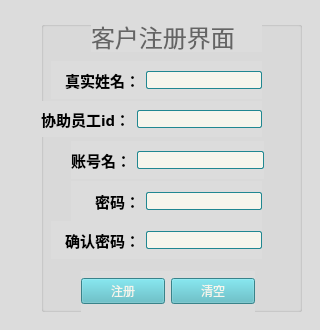
<?xml version="1.0" encoding="UTF-8"?>
<ui version="4.0">
 <class>registerPage</class>
 <widget class="QWidget" name="registerPage">
  <property name="geometry">
   <rect>
    <x>0</x>
    <y>0</y>
    <width>320</width>
    <height>330</height>
   </rect>
  </property>
  <property name="windowTitle">
   <string>Form</string>
  </property>
  <property name="styleSheet">
   <string notr="true">background-color: rgb(220, 220, 220);</string>
  </property>
  <layout class="QHBoxLayout" name="horizontalLayout">
   <item>
    <widget class="QWidget" name="widget" native="true">
     <property name="styleSheet">
      <string notr="true">/*常规状态*/
QPushButton
{
    background: #50b7c1;        /*背景颜色*/
    opacity : 255;              /*背景透明度：0-255 */
    border - radius: 5;         /*边框圆角半径，border-left，top，righ，bottom*/
    color: #f6f5ec;             /*字体颜色*/
}
/*鼠标滑过*/
QPushButton:hover
{
    background: #40a7b1;    /*背景颜色*/
    color: #f6f5ec;         /*字体颜色*/
}
/*鼠标按下*/
QPushButton:pressed
{
    background: #3097a1;    /*背景颜色*/
}
/*选中*/
QPushButton:checked
{
    background: #9acd32;    /*背景颜色*/
    color: #ffffff;             /*字体颜色*/
}
/*鼠标滑过选中状态*/
QPushButton:checked:hover
{
    background: #8abd22;    /*背景颜色*/
    color:#ffffff;          /*字体颜色*/
}
/*菜单箭头*/
QPushButton::menu-indicator
{
    image: url(:/QSS/Resources/sls_QTreeView_xiajiantou_hover.png);  /*小箭头图标*/
    /*image:none; /*无小箭头*/
    padding: 2px 2px 0px 0px;           /*内边距 上右下左*/
    subcontrol-position: right center;  /*滑块位置，left左边，center中部，right右边,top顶，center中部，bottom底*/
    subcontrol-origin: padding;         /*起始位置位于边缘 margin  border  padding  content*/
}
/*鼠标滑过菜单箭头*/
QPushButton::menu-indicator:hover
{
    image: url(:/QSS/Resources/sls_QTreeView_xiajiantou_hover.png);  /*小箭头图标*/
    padding: 2px 2px 0px 0px;           /*内边距 上右下左*/
    subcontrol-position: right center;  /*滑块位置，left左边，center中部，right右边,top顶，center中部，bottom底*/
    subcontrol-origin: padding;         /*起始位置位于边缘 margin  border  padding  content*/
}
/*菜单箭头禁用*/
QPushButton::menu-indicator:!enabled
{
    image: url(:/QSS/Resources/sls_QTreeView_xiajiantou_Disable.png);  /*小箭头图标*/
    padding: 2px 2px 0px 0px;           /*内边距 上右下左*/
    subcontrol-position: right center;  /*滑块位置，left左边，center中部，right右边,top顶，center中部，bottom底*/
    subcontrol-origin: padding;         /*起始位置位于边缘 margin  border  padding  content*/
}
/*禁用*/
QPushButton:!enabled
{
    background: #f6f5ec;        /*背景颜色*/
    border: 1px solid #c3c3c5;  /*边框宽度样式及颜色*/
    color: #c3c3c5;             /*字体颜色*/
}
/*以下为指定的控件，可删除*/
QPushButton#ButtonMin,#ButtonClose,#ButtonRestore,#ButtonMax,#ButtonSheZhi
{
    /*background: #2d2d30; /*背景颜色*/
    background: transparent;   /*透明背景*/
    border: none; /*边框宽度样式及颜色*/
    /*border: 1px solid #00a0e6; /*边框宽度样式及颜色*/
}
QPushButton#ButtonMin:hover,#ButtonClose:hover,#ButtonRestore:hover,#ButtonMax:hover,#ButtonSheZhi:hover
{
    /*border: 2px solid #00a0e6; /*边框宽度样式及颜色*/
    background: rgba(62,65,69,1); /*背景颜色及透明度*/
}
/********************************************lingEdit编辑框*********************************************************/
/*常规状态*/
QLineEdit
{
    background: #f6f5ec;        /*背景颜色*/
    border: 1px solid #208791;  /*边框宽度样式及颜色*/
    color: #130c0e;             /*字体颜色*/
    border-radius: 2;           /*倒角半径*/
}
/*获取焦点*/
QLineEdit:focus
{
    border: 1px solid #50b7c1;  /*边框宽度样式及颜色*/
    color: #130c0e;             /*字体颜色*/

}
/*鼠标滑过*/
QLineEdit:hover
{
    border: 1px solid #50b7c1;  /*边框颜色*/
}
/*只读状态*/
QLineEdit:read-only
{
    background:#d6d5cc; /*背景颜色*/
    color: #635c5e;             /*字体颜色*/
}</string>
     </property>
     <widget class="QGroupBox" name="groupBox">
      <property name="geometry">
       <rect>
        <x>30</x>
        <y>10</y>
        <width>261</width>
        <height>291</height>
       </rect>
      </property>
      <property name="styleSheet">
       <string notr="true">border-image: url();</string>
      </property>
      <property name="title">
       <string/>
      </property>
      <widget class="QLabel" name="label">
       <property name="geometry">
        <rect>
         <x>50</x>
         <y>0</y>
         <width>171</width>
         <height>31</height>
        </rect>
       </property>
       <property name="font">
        <font>
         <family>微软雅黑 Light</family>
         <pointsize>18</pointsize>
        </font>
       </property>
       <property name="styleSheet">
        <string notr="true">color: rgb(100, 100, 100);</string>
       </property>
       <property name="text">
        <string>客户注册界面</string>
       </property>
      </widget>
      <widget class="QWidget" name="widget_3" native="true">
       <property name="geometry">
        <rect>
         <x>40</x>
         <y>250</y>
         <width>174</width>
         <height>41</height>
        </rect>
       </property>
       <property name="styleSheet">
        <string notr="true">background-image: url();</string>
       </property>
       <layout class="QHBoxLayout" name="horizontalLayout_3">
        <item>
         <widget class="QPushButton" name="register_pushButton">
          <property name="text">
           <string>注册</string>
          </property>
         </widget>
        </item>
        <item>
         <widget class="QPushButton" name="clear_pushButton">
          <property name="text">
           <string>清空</string>
          </property>
         </widget>
        </item>
       </layout>
      </widget>
      <widget class="QWidget" name="widget_4" native="true">
       <property name="geometry">
        <rect>
         <x>30</x>
         <y>120</y>
         <width>193</width>
         <height>38</height>
        </rect>
       </property>
       <property name="styleSheet">
        <string notr="true">background-image: url();</string>
       </property>
       <layout class="QHBoxLayout" name="horizontalLayout_2">
        <item>
         <widget class="QLabel" name="label_2">
          <property name="font">
           <font>
            <family>微软雅黑</family>
            <pointsize>11</pointsize>
            <weight>75</weight>
            <bold>true</bold>
           </font>
          </property>
          <property name="text">
           <string>账号名：</string>
          </property>
         </widget>
        </item>
        <item>
         <widget class="QLineEdit" name="id_lineEdit"/>
        </item>
       </layout>
      </widget>
      <widget class="QWidget" name="widget_5" native="true">
       <property name="geometry">
        <rect>
         <x>30</x>
         <y>160</y>
         <width>191</width>
         <height>41</height>
        </rect>
       </property>
       <property name="styleSheet">
        <string notr="true">background-image: url();</string>
       </property>
       <layout class="QHBoxLayout" name="horizontalLayout_4">
        <property name="leftMargin">
         <number>24</number>
        </property>
        <item>
         <widget class="QLabel" name="label_3">
          <property name="font">
           <font>
            <family>微软雅黑</family>
            <pointsize>11</pointsize>
            <weight>75</weight>
            <bold>true</bold>
           </font>
          </property>
          <property name="text">
           <string>密码：</string>
          </property>
         </widget>
        </item>
        <item>
         <widget class="QLineEdit" name="pwd_lineEdit">
          <property name="echoMode">
           <enum>QLineEdit::Password</enum>
          </property>
         </widget>
        </item>
       </layout>
      </widget>
      <widget class="QWidget" name="widget_2" native="true">
       <property name="geometry">
        <rect>
         <x>10</x>
         <y>200</y>
         <width>211</width>
         <height>38</height>
        </rect>
       </property>
       <property name="styleSheet">
        <string notr="true">background-image: url();</string>
       </property>
       <layout class="QHBoxLayout" name="horizontalLayout_5">
        <property name="leftMargin">
         <number>14</number>
        </property>
        <item>
         <widget class="QLabel" name="label_4">
          <property name="font">
           <font>
            <family>微软雅黑</family>
            <pointsize>11</pointsize>
            <weight>75</weight>
            <bold>true</bold>
           </font>
          </property>
          <property name="text">
           <string>确认密码：</string>
          </property>
         </widget>
        </item>
        <item>
         <widget class="QLineEdit" name="sure_lineEdit">
          <property name="echoMode">
           <enum>QLineEdit::Password</enum>
          </property>
         </widget>
        </item>
       </layout>
      </widget>
      <widget class="QWidget" name="widget_6" native="true">
       <property name="geometry">
        <rect>
         <x>10</x>
         <y>40</y>
         <width>211</width>
         <height>38</height>
        </rect>
       </property>
       <property name="styleSheet">
        <string notr="true">background-image: url();</string>
       </property>
       <layout class="QHBoxLayout" name="horizontalLayout_6">
        <property name="leftMargin">
         <number>14</number>
        </property>
        <item>
         <widget class="QLabel" name="label_5">
          <property name="font">
           <font>
            <family>微软雅黑</family>
            <pointsize>11</pointsize>
            <weight>75</weight>
            <bold>true</bold>
           </font>
          </property>
          <property name="text">
           <string>真实姓名：</string>
          </property>
         </widget>
        </item>
        <item>
         <widget class="QLineEdit" name="name_lineEdit"/>
        </item>
       </layout>
      </widget>
      <widget class="QWidget" name="widget_7" native="true">
       <property name="geometry">
        <rect>
         <x>0</x>
         <y>80</y>
         <width>221</width>
         <height>36</height>
        </rect>
       </property>
       <layout class="QHBoxLayout" name="horizontalLayout_7">
        <item>
         <widget class="QLabel" name="label_6">
          <property name="font">
           <font>
            <family>微软雅黑</family>
            <pointsize>11</pointsize>
            <weight>75</weight>
            <bold>true</bold>
           </font>
          </property>
          <property name="text">
           <string>协助员工id：</string>
          </property>
         </widget>
        </item>
        <item>
         <widget class="QLineEdit" name="workid_lineEdit"/>
        </item>
       </layout>
      </widget>
     </widget>
    </widget>
   </item>
  </layout>
 </widget>
 <resources/>
 <connections/>
</ui>
